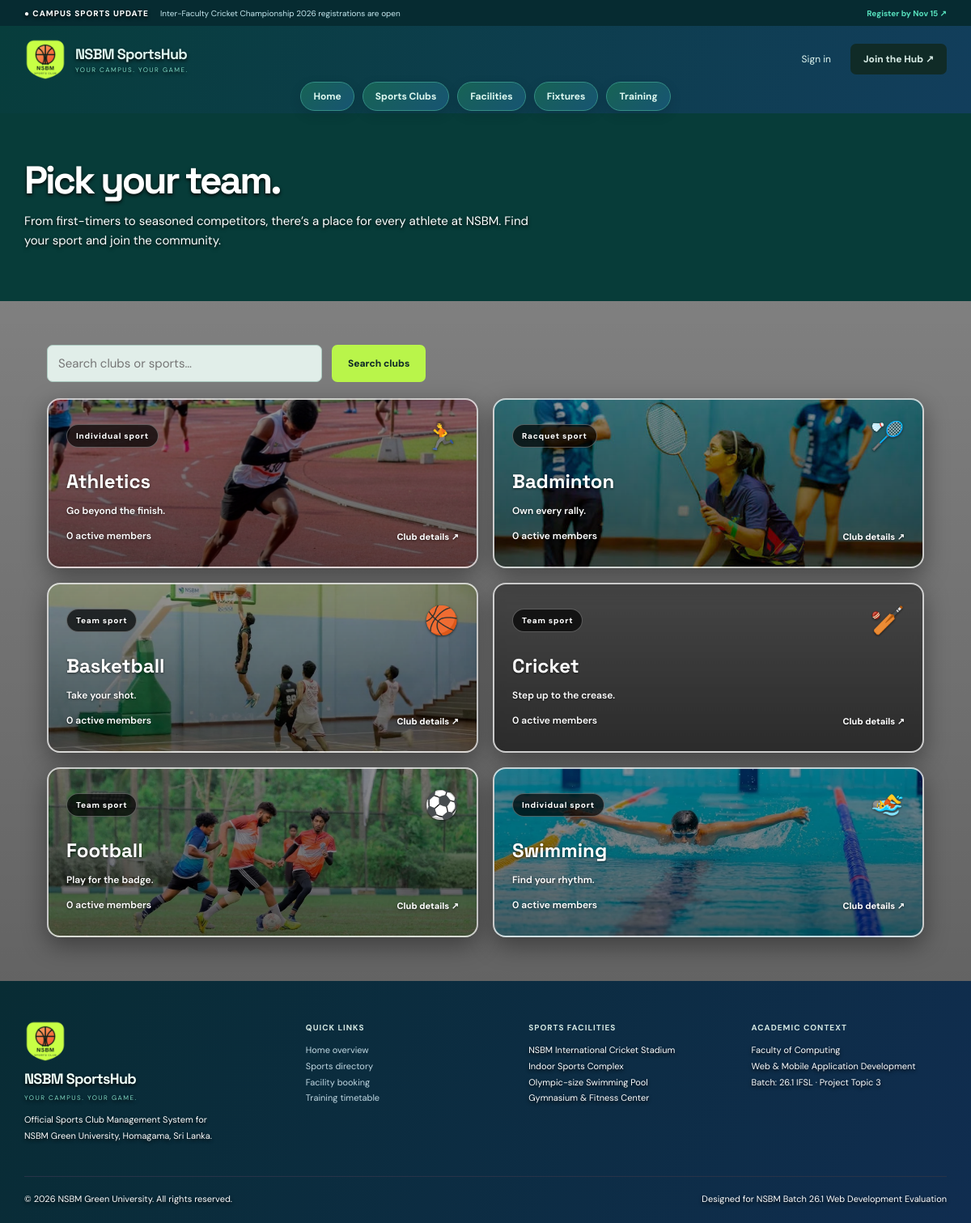
Screenshot of /clubs.php with the database file from the repository.
### tables this page shows
CREATE TABLE clubs (
  id INT AUTO_INCREMENT PRIMARY KEY,
  name VARCHAR(80) NOT NULL UNIQUE,
  category VARCHAR(50) NOT NULL,
  tagline VARCHAR(120) NOT NULL,
  description VARCHAR(255) NOT NULL,
  about TEXT NOT NULL,
  emoji VARCHAR(12) NOT NULL,
  training_days VARCHAR(100) NOT NULL,
  training_time VARCHAR(80) NOT NULL,
  venue VARCHAR(120) NOT NULL
);

### db.php (called while the page is built, shortened)
<?php
if (!function_exists('e')) {
    function e($value): string
    {
        return htmlspecialchars(
            (string) $value,
            ENT_QUOTES,
            'UTF-8'
        );
    }
}

### clubs.php (the view, shortened to what this page needs)
<?php
require 'includes/db.php';
$search = trim($_GET['q'] ?? '');
$searchTerm = '%' . $search . '%';
$sql = '
    SELECT
        clubs.*,
        COUNT(memberships.id) AS member_count
    FROM clubs
    LEFT JOIN memberships
        ON memberships.club_id = clubs.id
        AND memberships.status = "approved"
    WHERE clubs.name LIKE ?
       OR clubs.description LIKE ?
    GROUP BY clubs.id
    ORDER BY clubs.name
';
$stmt = $pdo->prepare($sql);
$stmt->execute([$searchTerm, $searchTerm]);
$clubs = $stmt->fetchAll();
require 'includes/header.php';
?>
<section class="page-hero">
  <h1>Pick your team.</h1>
  <p>
    From first-timers to seasoned competitors, there’s a place
    for every athlete at NSBM. Find your sport and join the community.
  </p>
</section>
<div class="page-wrap">
  <form class="toolbar" method="get" action="clubs.php">
    <input
      class="field"
      type="search"
      name="q"
      placeholder="Search clubs or sports…"
      value="<?= e($search) ?>"
    >
    <button class="button" type="submit">Search clubs</button>
  </form>
  <div class="grid">
    <?php foreach ($clubs as $club): ?>
      <article class="panel">
        <div class="row">
          <span class="tag"><?= e($club['category']) ?></span>
          <span style="font-size: 34px"><?= e($club['emoji']) ?></span>
        </div>
        <h3><?= e($club['name']) ?></h3>
        <p class="muted"><?= e($club['description']) ?></p>
        <div class="row">
          <span class="muted">
            <?= (int) $club['member_count'] ?> active members
          </span>
          <a
            class="text-link"
            href="club.php?id=<?= (int) $club['id'] ?>"
          >
            Club details ↗
          </a>
        </div>
      </article>
    <?php endforeach; ?>
  </div>
</div>
<?php require 'includes/footer.php'; ?>

### rows the page displays
clubs: category "Individual sport", emoji "🏃", name "Athletics", description "Go beyond the finish.", member_count "0"
clubs: category "Racquet sport", emoji "🏸", name "Badminton", description "Own every rally.", member_count "0"
clubs: category "Team sport", emoji "🏀", name "Basketball", description "Take your shot.", member_count "0"
clubs: category "Team sport", emoji "🏏", name "Cricket", description "Step up to the crease.", member_count "0"
clubs: category "Team sport", emoji "⚽", name "Football", description "Play for the badge.", member_count "0"
clubs: category "Individual sport", emoji "🏊", name "Swimming", description "Find your rhythm.", member_count "0"
